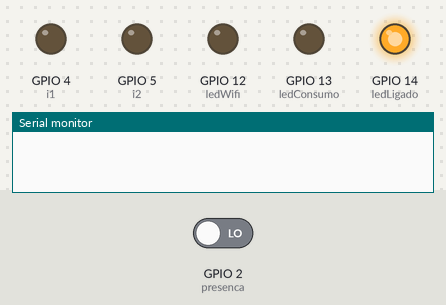
The sketch below on a simulated ESP8266 (NodeMCU). On the bench: output pins drawn as LEDs (lit = HIGH), the last lines printed to the serial monitor. The test bench sets the inputs (shaded band); at power-on: GPIO 2 (presenca) LOW. WiFi joins after 1.5 s; servers stay silent unless stated.

Above: at 0.1 s.
At 4.1 s:
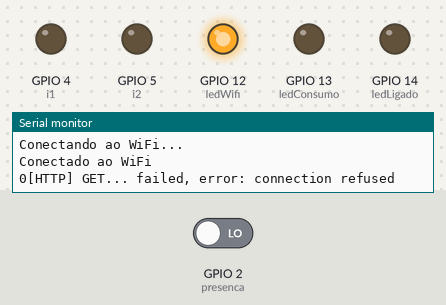
Timing chart, 0 to 5.6 s (numbered marks = the images above):
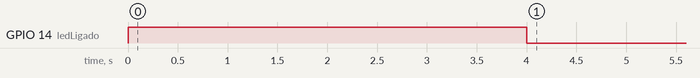

The sketch:

INTERRUPTOR.ino
```cpp
#include <EmonLib.h>
#include <ESP8266WiFi.h>
#include <ESP8266HTTPClient.h>

const char *ssid = "B-SMART";         // Coloque o SSID da sua rede WiFi
const char *password = "paulino123"; // Coloque a senha da sua rede WiFi
const char *url1 = "http://192.168.7.10:8080/api/v1/bsmart/interruptor/2";  //SALA AC
const char *url2 = "http://192.168.7.10:8080/api/v1/bsmart/interruptor/3";  //SALA LÂMPADA

const byte ledLigado = 14;   // Vermelho  D5
const byte ledWifi = 12;     // Verde  D6
const byte ledConsumo = 13;   // Azul   D7

const byte i1 = 4;     // interruptor 1
const byte i2 = 5;   //  // interruptor 2
const int aproximacao=15;
const int presenca=2;
int cont=0;
int ligou=0;
WiFiClient client; // Objeto WiFiClient para usar com HTTPClient

void setup()
{

    pinMode(ledLigado, OUTPUT);
    pinMode(ledWifi, OUTPUT);
    pinMode(ledConsumo, OUTPUT);
    pinMode(i1, OUTPUT);
    pinMode(i2, OUTPUT);

    pinMode(aproximacao, INPUT);
    pinMode(presenca, INPUT);

    digitalWrite(i1, LOW);
    digitalWrite(i2, LOW);
    digitalWrite(ledLigado, HIGH);

    Serial.begin(9600);

    WiFi.begin(ssid, password);
    while (WiFi.status() != WL_CONNECTED) {
        digitalWrite(ledLigado, HIGH);
        digitalWrite(ledWifi, LOW);
        digitalWrite(ledConsumo, LOW);
        delay(1000);
        Serial.println("Conectando ao WiFi...");
    }
    delay(2000);
    digitalWrite(ledConsumo, LOW);
    digitalWrite(ledLigado, LOW);
    digitalWrite(ledWifi, HIGH);
    Serial.println("Conectado ao WiFi");
}

void loop()
{
  int valor=digitalRead(presenca);
  Serial.print(valor);

        HTTPClient http;
        http.begin(client, url1); // Modificado para fornecer o objeto WiFiClient como parâmetro
         int httpCode= http.GET();

      if (httpCode > 0) {  // Verificar o código de status

        if (httpCode == HTTP_CODE_OK || httpCode == HTTP_CODE_MOVED_PERMANENTLY) {
          String payload = http.getString();  // Obter resposta do servidor
           if(payload!="1" || digitalRead(aproximacao)!=0){
               // Serial.println("SALA AC - I 1 DESLIGADO");
                digitalWrite(i1,HIGH);
          }else{
            if(digitalRead(aproximacao)==0){
              //  Serial.println("SALA AC - I 1 LIGADO");
                digitalWrite(i1, LOW);
            }
          }
        }
      } else {
        Serial.printf("[HTTP] GET... failed, error: %s\n", http.errorToString(httpCode).c_str());
      }
        http.end();

      http.begin(client, url2); // Modificado para fornecer o objeto WiFiClient como parâmetro
      httpCode= http.GET();

      if (httpCode > 0) {  // Verificar o código de status


        if (httpCode == HTTP_CODE_OK || httpCode == HTTP_CODE_MOVED_PERMANENTLY) {
          String payload = http.getString();  // Obter resposta do servidor

          if((payload!="1" || valor==0) && cont>60){
             cont=0;
             ligou=0;
             digitalWrite(i2, HIGH);
            // Serial.println("SALA LÂMPADA - I 2 DESLIGADO");
          }else{
            if(valor==1){
              ligou=1;
            }
            if((valor==1 || cont<=60) && ligou == 1){
            // Serial.println("SALA LÂMPADA - I 2 LIGADO");
             digitalWrite(i2, LOW);
             cont++;
               //delay(60000);
            }

          }
        }
      } else {
        Serial.printf("[HTTP] GET... failed, error: %s\n", http.errorToString(httpCode).c_str());
      }
        http.end();

      delay(1000);
}
```
